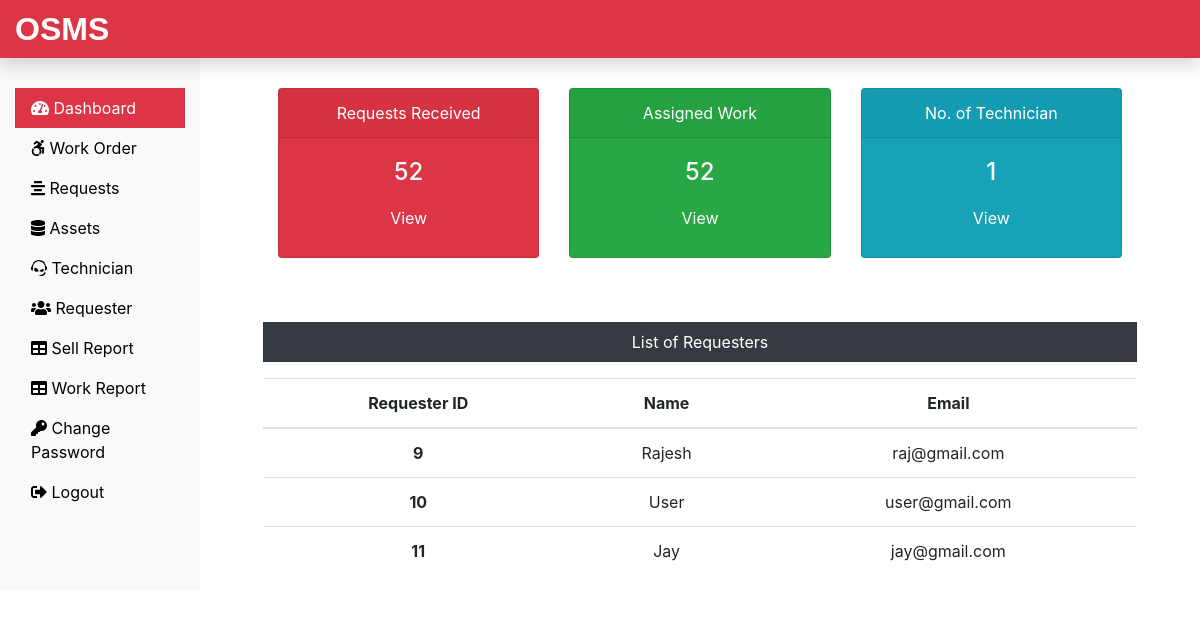
Page /OSMS_PHP/Admin/dashboard.php (signed in) on the committed database.
### tables this page shows
CREATE TABLE `requesterlogin_tb` (
  `r_login_id` int(11) NOT NULL,
  `r_name` varchar(60) NOT NULL,
  `r_email` varchar(60) NOT NULL,
  `r_password` varchar(60) NOT NULL
);

### OSMS_PHP/Admin/dashboard.php (the view, shortened to what this page needs)
<?php
include('includes/header.php');
include('../dbConnection.php');
 $sql = "SELECT max(request_id) FROM submitrequest_tb";
 $result = $conn->query($sql);
 $row = mysqli_fetch_row($result);
 $submitrequest = $row[0];
 $sql = "SELECT max(request_id) FROM assignwork_tb";
 $result = $conn->query($sql);
 $row = mysqli_fetch_row($result);
 $assignwork = $row[0];
 $sql = "SELECT * FROM technician_tb";
 $result = $conn->query($sql);
 $totaltech = $result->num_rows;
?>
<div class="col-sm-9 col-md-10">
  <div class="row mx-5 text-center">
    <div class="col-sm-4 mt-5">
      <div class="card text-white bg-danger mb-3" style="max-width: 18rem;">
        <div class="card-header">Requests Received</div>
        <div class="card-body">
          <h4 class="card-title">
            <?php echo $submitrequest; ?>
          </h4>
          <a class="btn text-white" href="request.php">View</a>
        </div>
      </div>
    </div>
    <div class="col-sm-4 mt-5">
      <div class="card text-white bg-success mb-3" style="max-width: 18rem;">
        <div class="card-header">Assigned Work</div>
        <div class="card-body">
          <h4 class="card-title">
            <?php echo $assignwork; ?>
          </h4>
          <a class="btn text-white" href="work.php">View</a>
        </div>
      </div>
    </div>
    <div class="col-sm-4 mt-5">
      <div class="card text-white bg-info mb-3" style="max-width: 18rem;">
        <div class="card-header">No. of Technician</div>
        <div class="card-body">
          <h4 class="card-title">
            <?php echo $totaltech; ?>
          </h4>
          <a class="btn text-white" href="technician.php">View</a>
        </div>
      </div>
    </div>
  </div>
  <div class="mx-5 mt-5 text-center">
    <p class=" bg-dark text-white p-2">List of Requesters</p>
    <?php
    $sql = "SELECT * FROM requesterlogin_tb";
    $result = $conn->query($sql);
    if($result->num_rows > 0){
 echo '<table class="table">
  <thead>
   <tr>
    <th scope="col">Requester ID</th>
    <th scope="col">Name</th>
    <th scope="col">Email</th>
   </tr>
  </thead>
  <tbody>';
  while($row = $result->fetch_assoc()){
   echo '<tr>';
    echo '<th scope="row">'.$row["r_login_id"].'</th>';
    echo '<td>'. $row["r_name"].'</td>';
    echo '<td>'.$row["r_email"].'</td>';
  }
 echo '</tbody>
 </table>';
} else {
  echo "0 Result";
}
?>
  </div>
</div>
</div>
</div>
<?php
include('includes/footer.php');
?>

### OSMS_PHP/css/custom.css (style rules this page uses)
a { color: black; }

### rows in the picture
requesterlogin_tb: r_login_id "9", r_name "Rajesh", r_email "raj@gmail.com"
requesterlogin_tb: r_login_id "10", r_name "User", r_email "user@gmail.com"
requesterlogin_tb: r_login_id "11", r_name "Jay", r_email "jay@gmail.com"

### other values in the picture
$submitrequest "52"
$assignwork "52"
$totaltech "1"
